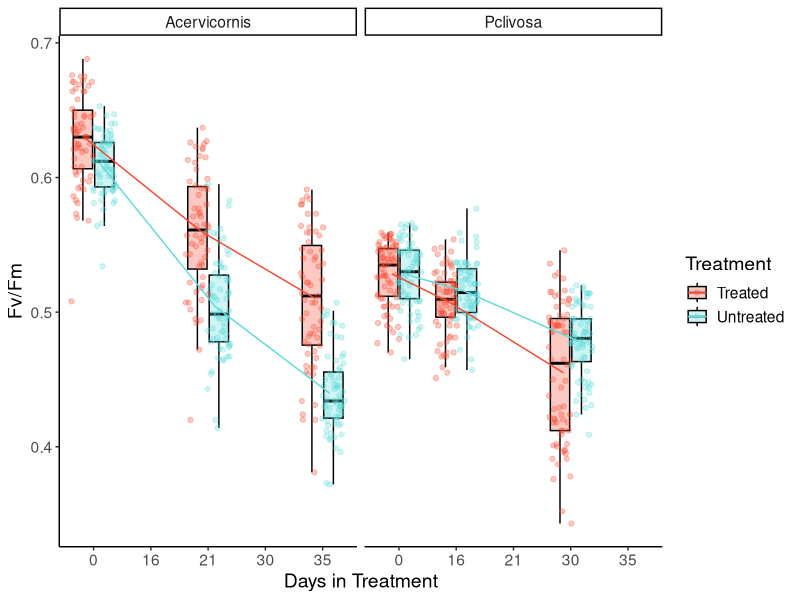
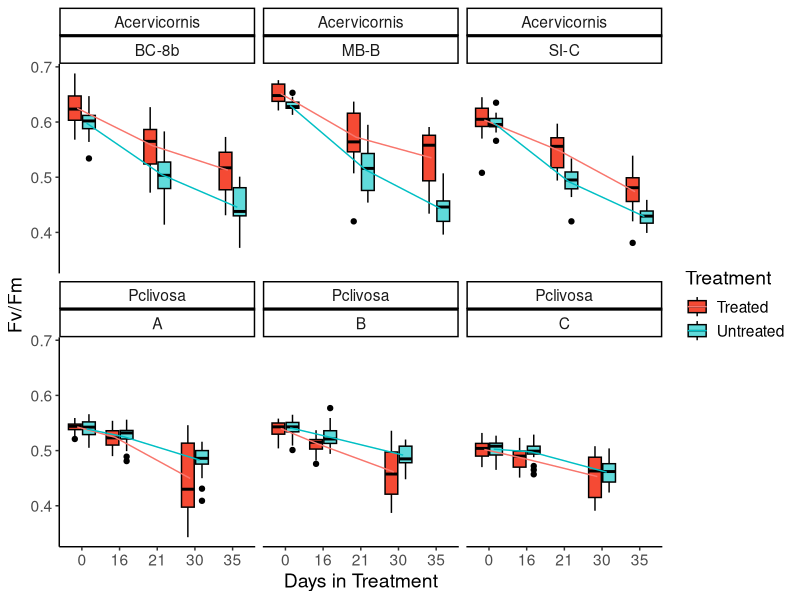
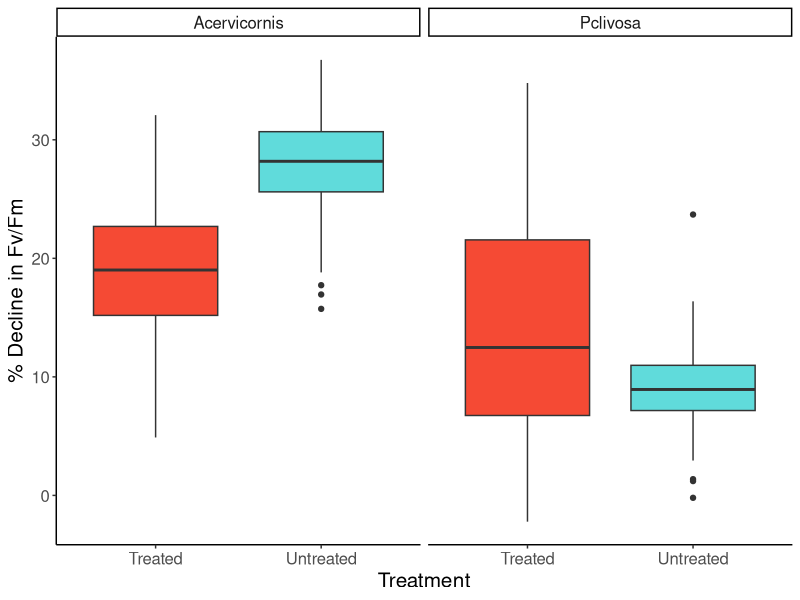
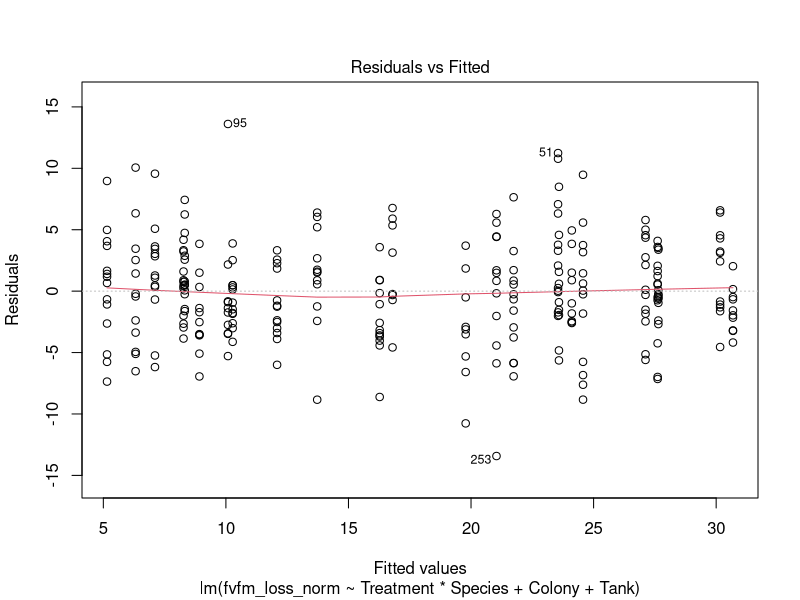
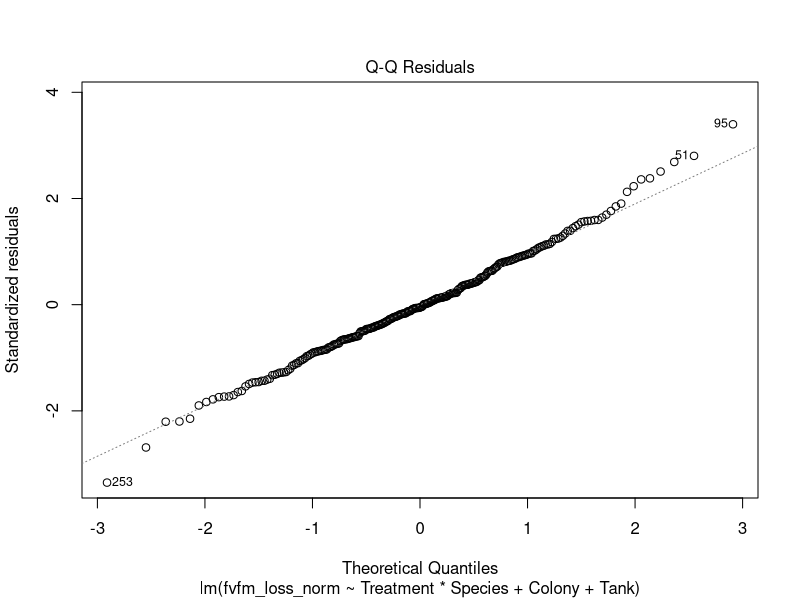
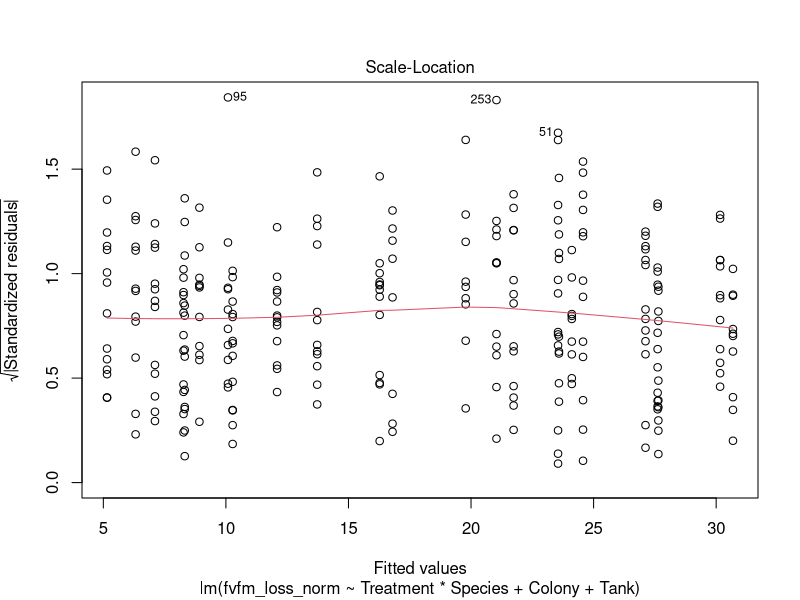
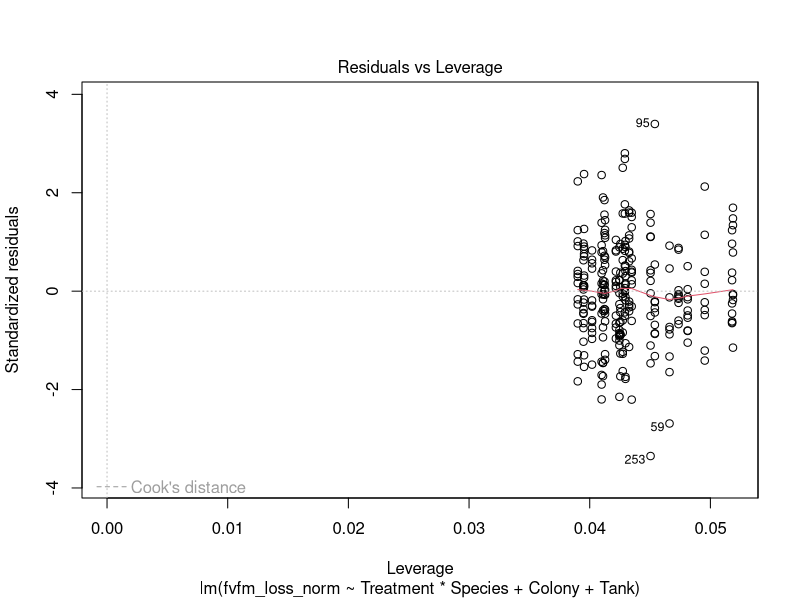
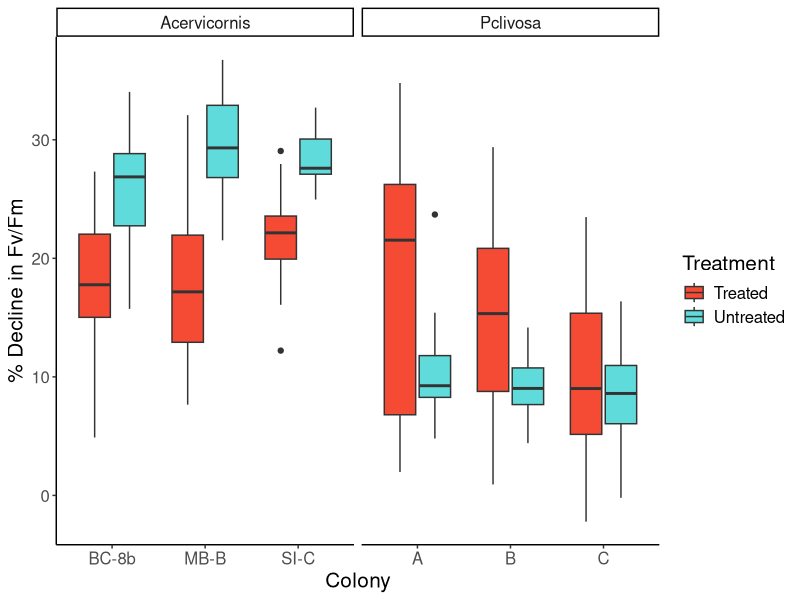

Reproduce these figures in R, in order.
## ---- chunk 1
library(tidyverse)
library(plotrix)
library(ggpubr)
library(rstatix)
library(cowplot)
## ---- chunk 2
ipam_tidy_data <- read.csv("ipam_tidy_data.csv")

treatment_time_bothspecies <- ipam_tidy_data %>% 
  dplyr::filter(!Treatment_period == "CBASS") %>%
  drop_na(Colony) %>% #this is because there are some corals that never matched up to IPAM values so they're just NA
  dplyr::select(Date, Colony, Puck, Tank, fvfm, Treatment, Species) %>% 
  mutate(Date = mdy(Date)) %>% 
  dplyr::filter(Date <= "2022-04-20") %>% 
  pivot_wider(names_from = Date, values_from = fvfm) %>% 
   mutate(fvfm_t0 = case_when(Species == "Acervicornis" ~ `2022-03-16`,
                                  Species == "Pclivosa" ~ `2022-03-21`)) %>% 
   mutate(fvfm_t1 = case_when(Species == "Acervicornis" ~ `2022-04-06`,
                                  Species == "Pclivosa" ~ `2022-04-06`)) %>% 
   mutate(fvfm_t2 = case_when(Species == "Acervicornis" ~ `2022-04-20`,
                                  Species == "Pclivosa" ~ `2022-04-20`)) %>% 
  pivot_longer(fvfm_t0:fvfm_t2, names_to = "fvfm_timepoint", values_to = "fvfm") %>% 
  mutate(numDays = case_when(fvfm_timepoint == "fvfm_t0" ~ 0,
                             Species == "Pclivosa" & fvfm_timepoint == "fvfm_t1" ~ 16,
                             Species == "Acervicornis" & fvfm_timepoint == "fvfm_t1" ~ 21,
                             Species == "Pclivosa" & fvfm_timepoint == "fvfm_t2" ~ 30,
                             Species == "Acervicornis" & fvfm_timepoint == "fvfm_t2" ~ 35,
                             Species == "Pclivosa" & fvfm_timepoint == "fvfm_t3" ~ 65,
                             Species == "Acervicornis" & fvfm_timepoint == "fvfm_t3" ~ 70))

treatment_normalized_bothspecies <- ipam_tidy_data %>% 
  dplyr::filter(!Treatment_period == "CBASS") %>%
  drop_na(Colony) %>% #this is because there are some corals that never matched up to IPAM values so they're just NA
  dplyr::select(Date, Colony, Puck, Tank, fvfm, Treatment, Species)  %>% 
  mutate(Date = mdy(Date)) %>% 
  dplyr::filter(Date <= "2022-04-20") %>% #pre-CBASS time points
  pivot_wider(names_from = Date, values_from = fvfm) %>% 
  mutate(fvfm_loss = case_when(Species == "Acervicornis" ~ `2022-03-16` - `2022-04-20`,
                               Species == "Pclivosa" ~ `2022-03-21` - `2022-04-20`)) %>% 
  mutate(fvfm_loss_norm = case_when(Species == "Acervicornis" ~ (fvfm_loss/`2022-03-16`)*100,
                               Species == "Pclivosa" ~ (fvfm_loss/`2022-03-21`)*100))
## ---- chunk 3
treatment_time_bothspecies %>% 
  select(Colony:Species, fvfm_timepoint, fvfm) %>% 
  filter(fvfm_timepoint == "fvfm_t2") %>% #282 corals
  group_by(Species, Colony, Treatment) %>% 
  summarise(count = n())
## ---- chunk 4
treatment_time_bothspecies %>% 
  dplyr::select(!c(`2022-04-06`:`2022-04-20`)) %>% 
  mutate(numDays = as.factor(numDays)) %>% 
  ggplot(., aes(x=numDays, y=fvfm, fill = Treatment, color = Treatment)) + 
  geom_boxplot(color = "black", outlier.shape = NA, alpha=0.3) + #not removing outliers, just removing the black dots because they are already represented in the geom_point() line
  geom_point(position = position_jitterdodge(), alpha=0.3) +
  stat_summary(fun=mean, geom="line", aes(group=Treatment, color = Treatment), position = position_dodge(width = 0.5)) +
  facet_wrap(~Species) + 
  theme_classic() + 
  labs(y = "Fv/Fm", x = "Days in Treatment") +
  scale_fill_manual(labels=c("Treated", "Untreated"), values = c("#F54A34", "#60DBDB"))  +
  scale_color_manual(labels=c("Treated", "Untreated"), values = c("#F54A34", "#60DBDB")) +
  theme(text = element_text(size = 14)) 
#ggsave("treatment_bothspecies_overtimeboxplots.pdf")
## ---- chunk 5
treatment_time_bothspecies%>% 
  dplyr::select(!c(`2022-04-06`:`2022-04-20`)) %>% 
  mutate(numDays = as.factor(numDays)) %>% 
  ggplot(., aes(x=numDays, y=fvfm, fill = Treatment)) + 
  geom_boxplot(color = "black") +
  stat_summary(fun=mean, geom="line", aes(group=Treatment, color = Treatment), position = position_dodge(width = 0.5)) +
  facet_wrap(~Species + Colony) + 
  theme_classic() + 
  labs(y = "Fv/Fm", x = "Days in Treatment") +
  scale_fill_manual(labels=c("Treated", "Untreated"), values = c("#F54A34", "#60DBDB"))  +
  theme(text = element_text(size = 14))
## ---- chunk 6
treatment_normalized_bothspecies%>% 
  ggplot(., aes(x=Treatment, y= fvfm_loss_norm, fill= Treatment)) +
  geom_boxplot() + 
  theme_classic() + 
  labs(y = "% Decline in Fv/Fm", x="Treatment") +
  scale_fill_manual(labels=c("Treated", "Untreated"), values = c("#F54A34", "#60DBDB")) +
  theme(text = element_text(size = 15)) + 
  facet_wrap(~Species) +
  theme(legend.position="none")
  
#ggsave("treatment_normalized_bothspecies_boxplot.pdf")
## ---- chunk 7
str(treatment_normalized_bothspecies)
#make factors: Colony, Puck, Tank, Treatment, Species

treatment_normalized_bothspecies %>% 
  mutate_at(vars(Colony, Puck, Tank, Treatment, Species), factor) -> treatment_normalized_bothspecies
## ---- chunk 8
treat_model_1 <- lm(fvfm_loss_norm ~ Treatment*Species + Colony + Tank, data = treatment_normalized_bothspecies)
treat_model_metrics_1 <- augment(treat_model_1)
plot(treat_model_1)

# assess normality of residuals using Shapiro-Wilk test
shapiro_test(treat_model_metrics_1$.resid) # not significant

# assess homogeneity of variances using Levene's Test
levene_test(.resid ~ Treatment*Species, data = treat_model_metrics_1) #not significant

# identifying outliers
treat_model_metrics_1 %>% 
  filter(abs(.std.resid) > 3) -> treat_outliers_1
# 2 outliers

#remove outliers
treatment_normalized_bothspecies_2wayanova <- treatment_normalized_bothspecies[!rownames(treatment_normalized_bothspecies) %in% treat_outliers_1$.rownames,]

#two corals were indeed removed from data frame
## ---- chunk 9
aov(fvfm_loss_norm ~ Treatment*Species, data = treatment_normalized_bothspecies_2wayanova)

summary(aov(fvfm_loss_norm ~ Treatment*Species, data = treatment_normalized_bothspecies_2wayanova))

#capture.output(summary(aov(fvfm_loss_norm ~ Treatment*Species, data = treatment_normalized_bothspecies)), file = "fvfm_loss_norm_bothspecies_anova_table.csv")

TukeyHSD(aov(fvfm_loss_norm ~ Treatment*Species, data = treatment_normalized_bothspecies_2wayanova))
         
#capture.output(TukeyHSD(aov(fvfm_loss_norm ~ Treatment*Species, data = treatment_normalized_bothspecies)), file = "fvfm_loss_norm_bothspecies_anova_tukey.csv")
## ---- chunk 10
treatment_normalized_bothspecies%>% 
  ggplot(., aes(x=Colony, y= fvfm_loss_norm, fill=Treatment)) +
  geom_boxplot() + 
  theme_classic() + labs(y = "% Decline in Fv/Fm", x="Colony") +
  scale_fill_manual(labels=c("Treated", "Untreated"), values = c("#F54A34", "#60DBDB"))  +
  theme(text = element_text(size = 15)) + 
  facet_wrap(~Species, scales = "free_x")
#ggsave("treatment_normalized_genotypes_boxplot.pdf")
## ---- chunk 11
treat_model_2 <- lm(fvfm_loss_norm ~ Treatment*Species*Colony + Tank, data = treatment_normalized_bothspecies)
treat_model_metrics_2 <- augment(treat_model_2)
plot(treat_model_2)

# assess normality of residuals using Shapiro-Wilk test
shapiro_test(treat_model_metrics_2$.resid) # not significant

# assess homogeneity of variances using Levene's Test
levene_test(.resid ~ Treatment*Species*Colony, data = treat_model_metrics_2) #not significant

# identifying outliers
treat_model_metrics_2 %>% 
  filter(abs(.std.resid) > 3) -> treat_outliers_2
# 2 outliers

#remove outliers
treatment_normalized_bothspecies_3wayanova <- treatment_normalized_bothspecies[!rownames(treatment_normalized_bothspecies) %in% treat_outliers_2$.rownames,]
## ---- chunk 12
aov(fvfm_loss_norm ~ Treatment*Species*Colony, data = treatment_normalized_bothspecies_3wayanova)

summary(aov(fvfm_loss_norm ~ Treatment*Species*Colony, data = treatment_normalized_bothspecies_3wayanova))

#capture.output(summary(aov(fvfm_loss_norm ~ Treatment*Species*Colony, data = treatment_normalized_bothspecies_3wayanova)), file = "fvfm_loss_norm_bothspeciesgenet_anova_table.csv")

TukeyHSD(aov(fvfm_loss_norm ~ Treatment*Species*Colony, data = treatment_normalized_bothspecies_3wayanova))
         
#capture.output(TukeyHSD(aov(fvfm_loss_norm ~ Treatment*Species*Colony, data = treatment_normalized_bothspecies_3wayanova)), file = "fvfm_loss_norm_bothspeciesgenet_anova_tukey.csv")
## ---- chunk 13
p1<-treatment_normalized_bothspecies %>% 
  drop_na(fvfm_loss_norm) %>% 
  group_by(Species, Treatment) %>% 
  mutate(mean_fvfmlossnorm = mean(fvfm_loss_norm), se_fvfmlossnorm = std.error(fvfm_loss_norm)) %>% 
  ggplot(., aes(x = Treatment, y = mean_fvfmlossnorm)) +
  theme_classic()+
  geom_jitter(aes(y=fvfm_loss_norm, color = Treatment, fill = Treatment),
              position=position_dodge(width=0.8),
              alpha=0.1, pch = 21,
              color = "black") +
  geom_errorbar(aes(x = Treatment, ymax = mean_fvfmlossnorm+se_fvfmlossnorm, ymin = mean_fvfmlossnorm-se_fvfmlossnorm, color = Treatment), width = .1, position = position_dodge(width=0.8)) +
  scale_color_manual(labels=c("Treated", "Untreated"), values = c("#F54A34", "#60DBDB")) +
  geom_point(mapping = aes(x = Treatment, fill = Treatment), size = 2.5, pch = 21, color = "black", position = position_dodge(width=0.8))+
  scale_fill_manual(labels=c("Treated", "Untreated"), values = c("#F54A34", "#60DBDB")) +
  xlab("Treatment")+
  ylab("% Decline in Fv/Fm")+
  facet_wrap(~Species, scales = "free_x") +
  theme(text = element_text(size = 15)) +
  ylim(-4,40) +
  theme(legend.position="none")
## ---- chunk 14
p2<-treatment_normalized_bothspecies %>% 
  drop_na(fvfm_loss_norm) %>% 
  group_by(Species, Treatment, Colony) %>% 
  mutate(mean_fvfmlossnorm = mean(fvfm_loss_norm), se_fvfmlossnorm = std.error(fvfm_loss_norm)) %>% 
  ggplot(., aes(x = Colony, y = mean_fvfmlossnorm)) +
  theme_classic()+
  geom_jitter(aes(y=fvfm_loss_norm, color = Treatment, fill = Treatment),
              position=position_dodge(width=0.8),
              alpha=0.1, pch = 21,
              color = "black") +
  geom_errorbar(aes(x = Colony, ymax = mean_fvfmlossnorm+se_fvfmlossnorm, ymin = mean_fvfmlossnorm-se_fvfmlossnorm, color = Treatment), width = .1, position = position_dodge(width=0.8)) +
  scale_color_manual(labels=c("Treated", "Untreated"), values = c("#F54A34", "#60DBDB")) +
  geom_point(mapping = aes(x = Colony, fill = Treatment), size = 2.5, pch = 21, color = "black", position = position_dodge(width=0.8))+
  scale_fill_manual(labels=c("Treated", "Untreated"), values = c("#F54A34", "#60DBDB")) +
  xlab("Colony")+
  ylab("% Decline in Fv/Fm")+
  facet_wrap(~Species, scales = "free_x") +
  ylim(-4,40) +
  theme(text = element_text(size = 15))
## ---- chunk 15
plot_grid(p1, p2, rel_widths = c(1.5,2))
#ggsave("treatment_percentfvfmloss_dotplot.pdf", width = 12, height = 5)
